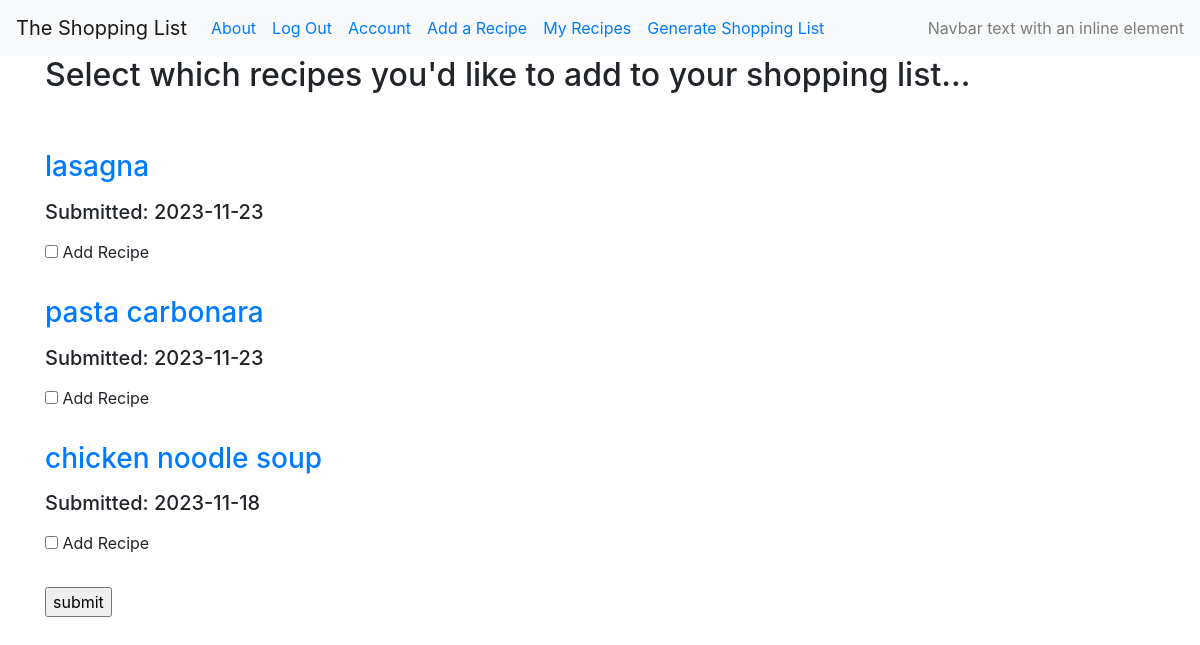
The page /users/one/generatelist on the database its author committed.
### crud_recipe/models.py (models this page shows, shortened)
@dataclass
class Recipe(db.Model):
    __tablename__ = 'recipes'
    id = db.Column(db.Integer(), primary_key=True)
    name = db.Column(db.String(100))
    user_id = db.Column(db.Integer, db.ForeignKey('users.id'))
    date = db.Column(db.DateTime, nullable=False, default=datetime.utcnow)

### crud_recipe/users/views.py (the view, shortened to what this page needs)
@user_views.route("/<username>/generatelist", methods=['GET', 'POST'])
def generate_shopping_list(username):
    if request.method == 'GET':
        user = User.query.filter_by(username=username).first_or_404()
        recipes = Recipe.query.filter_by(user_id=user.id).order_by(Recipe.date.desc()).all()
        return render_template('generate_shopping_list.html', recipes=recipes, current_user=user)

### crud_recipe/templates/generate_shopping_list.html
{% extends "base.html" %}
{% block content %}
<h2>Select which recipes you'd like to add to your shopping list...</h2>
<br>
<br>
<form action="{{ url_for('users.generate_shopping_list', username=current_user.username) }}" method="post" class="form-example">
{% for recipe in recipes %}
    <div>
        <label for="recipe name"><h3><a href="{{ url_for('recipes.recipe_view', recipe_id=recipe.id) }}">{{ recipe.name }}</a></h3></label>
        <br>
        <label for="recipe submit date"><h5> Submitted: {{ recipe.date.strftime('%Y-%m-%d') }} </h5></label>
    </div>
    <div>
        <input type="checkbox" id="add recipe box" name="{{ recipe.id }}" />
        <label for="adding recipe">Add Recipe</label>
    </div>
    <br>
{% endfor %}
    <div class="form-example">
    <input type="submit" value="submit" />
    </div>
</form>
{% endblock %}

### rows shown on the page
Recipe: name "lasagna", date "2023-11-23"
Recipe: name "pasta carbonara", date "2023-11-23"
Recipe: name "chicken noodle soup", date "2023-11-18"
